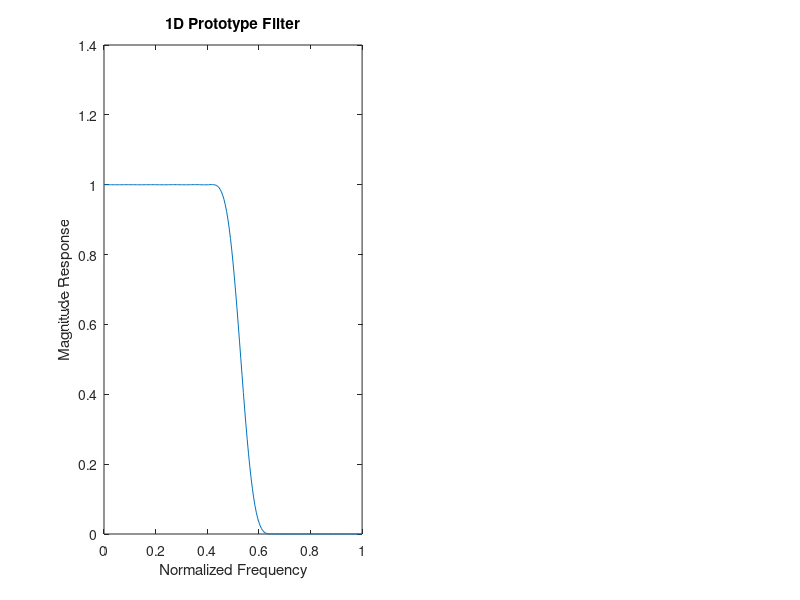

MATLAB code to generate this figure: (Note: this script raises an error after producing the figure.)
%
% Design of 2D FIR filters by McClellan Transformation Techniques
% 2. Circular Type
%
clear;   % clear workspace
clc;     % clear command window
%
N = 20; % -20 ~ 20 共41點
wr = 0.5*pi;
wt = 0.2*pi;
pointw = 200; % 取樣200點
%
%
deltaw = 0.5 * pi / pointw; % 1D
deltaw1 = pi / pointw; % 2D
%
%
r = zeros(2, 1);
Q = zeros(2, 2);
for iw = 0:pointw
   w1 = wr * cos(iw * deltaw);
   w2 = wr * sin(iw * deltaw);
   c = [1, 1-cos(w1)*cos(w2)]';
   r = r -2*(0.5*cos(w1) + 0.5*cos(w2))*c;
   Q = Q + c*c';
end
%
% r = L * r / (pointw + 1);
% Q = L * Q / (pointw + 1);
% L 為線積分長度 但在 inv(Q)*r 會消掉 不影響 T 結果
%
r = r / (pointw + 1);
Q = Q / (pointw + 1);
T = -0.5 * inv(Q) * r;
%
%
wc = acos(T(1));
t11 = T(2);
t00 = -t11;
t10 = 0.5;
t01 = 0.5;
%
% Design of 1D prototype lowpass filters
%
wp = wc;
ws = wp + wt;
P = zeros(N+1, 1);
Qs = zeros(N+1, N+1);
Qp = zeros(N+1, N+1);
pointp = 0;
points = 0;
for iw = 0:pointw
   w = iw * deltaw1;
   if w <= wp
       pointp = pointp + 1;
       c = zeros(N+1, 1);
       for in = 0:N
           c(in+1) = cos(in*w);
       end
       P = P - 2*c;
       Qp = Qp + c*c';
   elseif w >= ws
       points = points + 1;
       c = zeros(N+1, 1);
       for in = 0:N
           c(in+1) = cos(in*w);
       end
       Qs = Qs + c*c';
   end
end
P = wp * P / pointp;
Qp = wp * Qp / pointp;
Qs = (pi - ws) * Qs / points;
A = -0.5 * inv(Qp+Qs) * P;
%
h = zeros(2*N+1, 1);
h(N+1) = A(1);
h(1:N) = 0.5 * flipud(A(2:N+1)); % flip up doum 反轉整個column vector
h(N+2:2*N+1) = 0.5 * A(2:N+1);
FR = abs(freqz(h, 1, 0:deltaw1:pi));
subplot(1, 2, 1);
plot(0:deltaw1/pi:1,FR);
xlabel('Normalized Frequency');
ylabel('Magnitude Response');
title('1D Prototype Filter');
%
% 繪製 a, b係數轉換表格
%
Tab = zeros(N+1, N+1); % Tab a係數轉b係數
Tab(1, 1) = 1;
Tab(2, 2) = 1;
for in = 2:N
    Tab(in+1, 2:N+1) = 2 * Tab(in, 1:N);
    Tab(in+1,:) = Tab(in+1,:) - Tab(in-1,:);
end
B = zeros(N+1, 1);
for in = 0:N
    B = B + A(in+1) * Tab(in+1,:)';
end
F = zeros(3, 3); % 3 x 3 vector(矩陣)
F(1, 1) = 0.25 * t11;
F(1, 2) = 0.5 * t10;
F(1, 3) = 0.25 * t11;
F(2, 1) = 0.5 * t01;
F(2, 2) = t00;
F(2, 3) = 0.5 * t01;
F(3, 1) = 0.25 * t11;
F(3, 2) = 0.5 * t10;
F(3, 3) = 0.25 * t11;
%
%
h2 = zeros(2*N+1, 2*N+1);
h2(N+1, N+1) = B(1); % 中心點
h2(N:N+2, N:N+2) = h2(N:N+2, N:N+2) + B(2)*F;
FN = F;
for in = 2:N
    FN = conv2(FN, F); % conv2() 二維convolution
    h2(N+1-in:N+1+in, N+1-in:N+1+in) = h2(N+1-in:N+1+in, N+1-in:N+1+in) + B(in+1) * FN; 
end
%
%
FR2 = abs(freqz2(h2, -1:2/100:1, -1:2/100:1));
XX = zeros(101, 101);
for i = 0:100
   XX(:, i+1) = (-1:2/100:1)'; 
end
YY = XX';
subplot(1, 2, 2);
plot3(XX, YY, FR2);
axis([-1, 1, -1, 1, 0, 1.1]);
xlabel('\omega_1');
ylabel('\omega_2');
zlabel('Magnitude Response');
title('2D Circularly Symmetric Filter');
%

